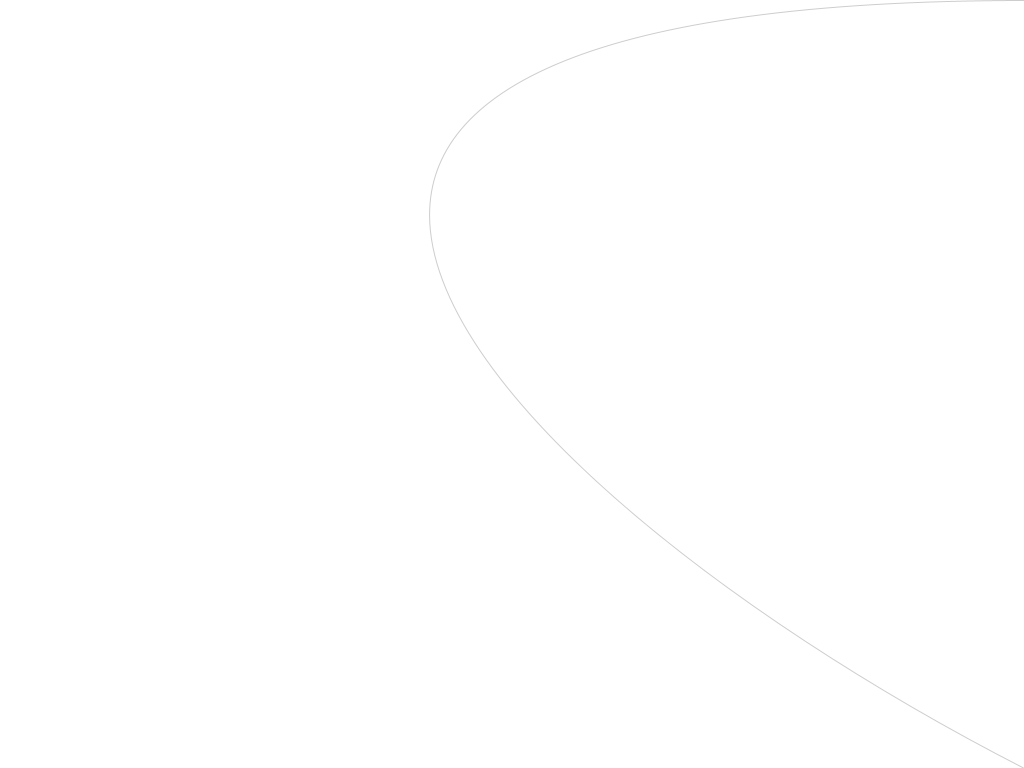
Frame 1 (no input)
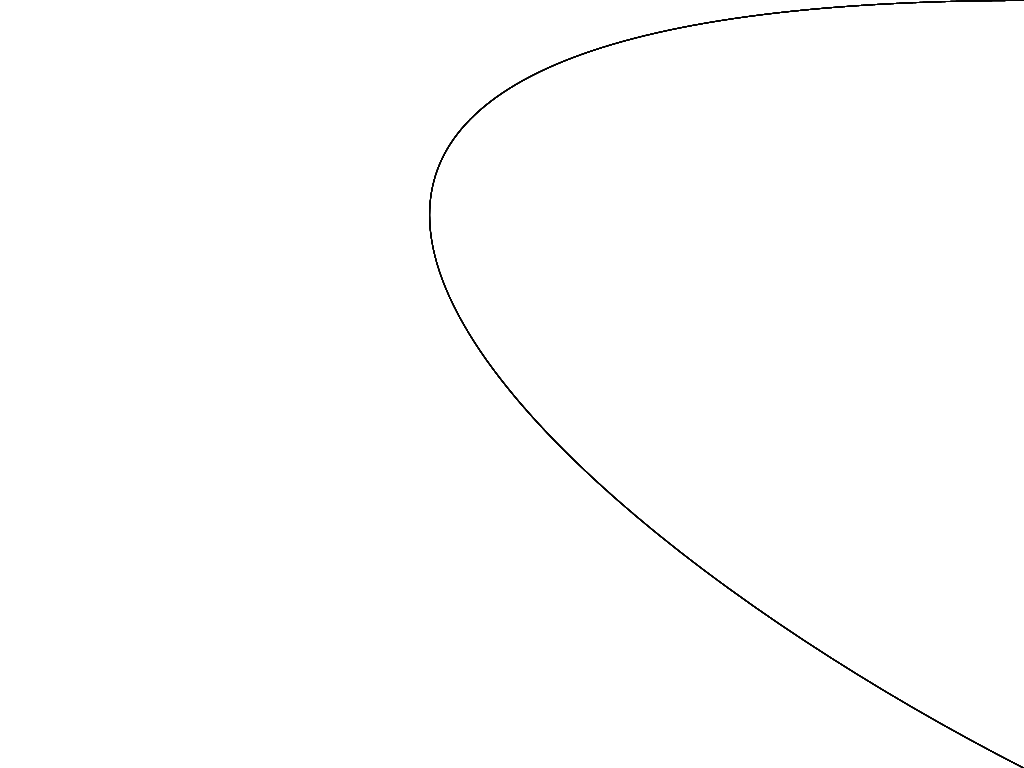
Frame 60 (the mouse pressed at the canvas centre just before this capture)
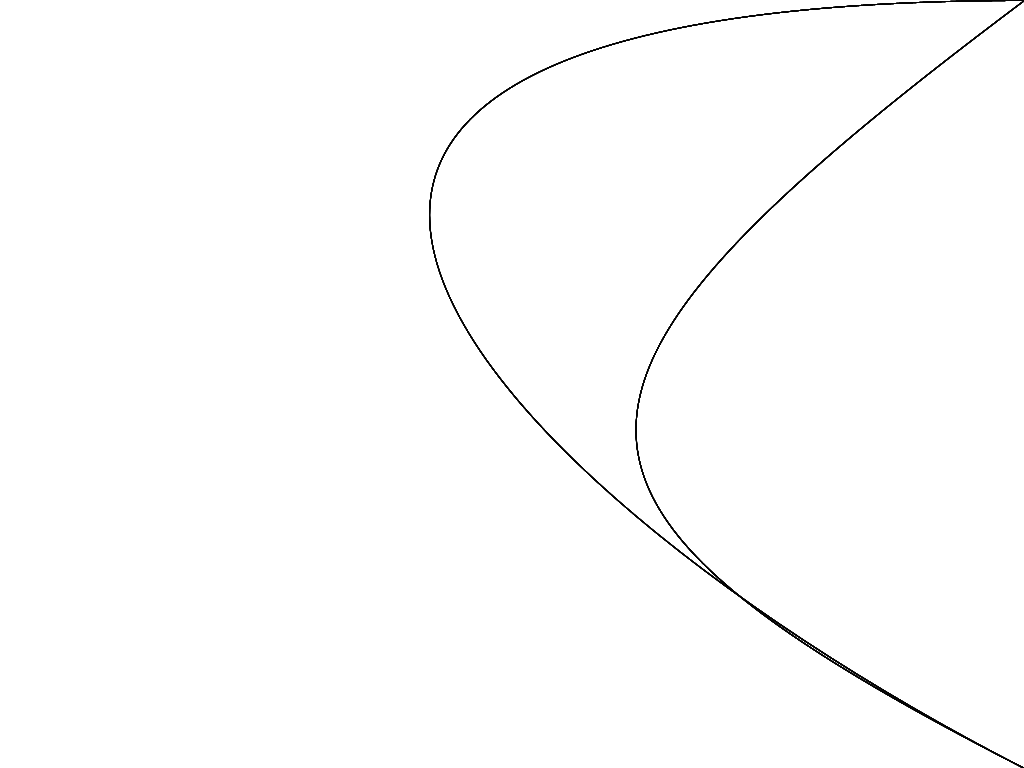
Frame 120 (the mouse held since frame 60 and released just before this capture)

The Processing sketch that drew these frames (run headless with seeded random() and noise(); from frame 60 on, the mouse is pressed at the canvas centre):

// Processing sketch: processing_54588
// ── processing_54588.pde

void setup(){
size(1024,768);
background(255,255,255);
frameRate(1000);
smooth();
}

void draw(){
noFill();
stroke(0,0,0,50);
bezier(1024, 0, mouseX, mouseY, 500, 500,1024, 768);
}
